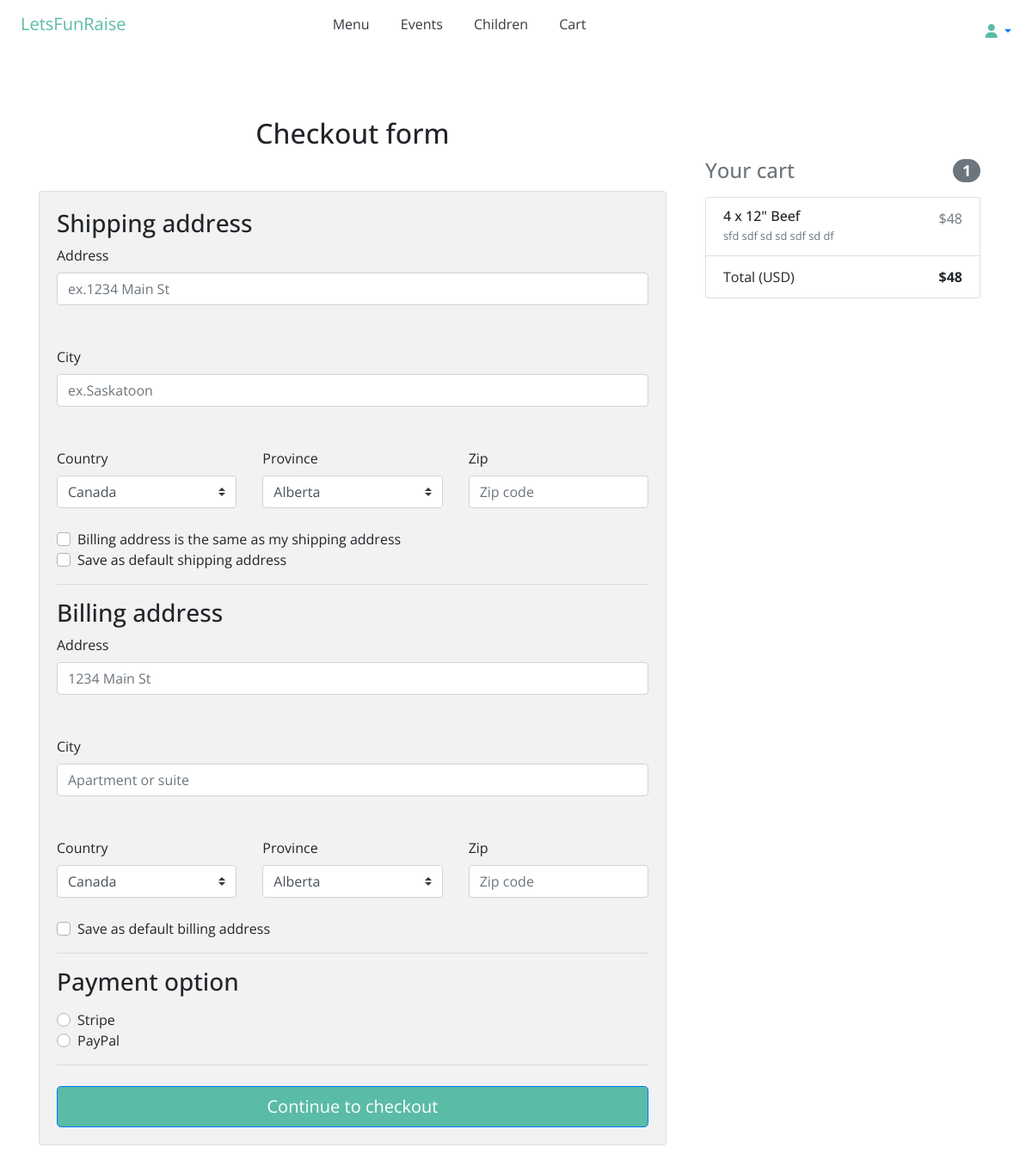
Page /order/checkout/ (signed in) on the earlier database version.
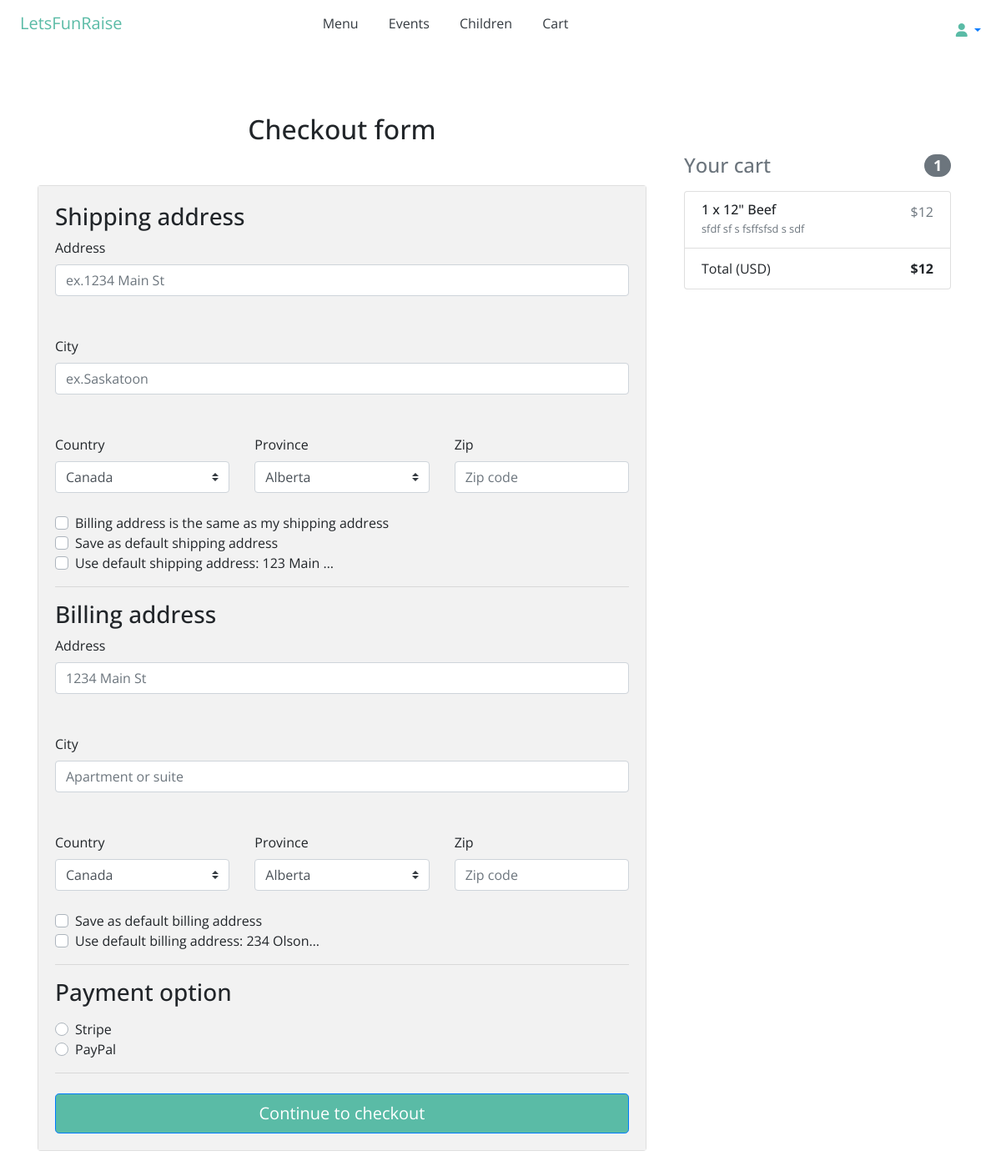
Same page on the later database version.
### parent/models.py (models this page shows, shortened)
class OrderItem(models.Model):
    user = models.ForeignKey(User, on_delete=models.CASCADE)
    ordered = models.BooleanField(default=False)
    item = models.ForeignKey(MenuItem, on_delete=models.CASCADE)
    quantity = models.IntegerField(default=1)
    def get_total_item_price(self):
        return self.quantity * self.item.price
    def get_final_price(self):
        return self.get_total_item_price()

class Order(models.Model):
    user = models.ForeignKey(User, on_delete=models.CASCADE)
    items = models.ManyToManyField(OrderItem)
    order_date = models.DateTimeField(auto_now_add=True)
    event_date = models.DateTimeField()
    ordered = models.BooleanField(default=False)
    shipping_address = models.ForeignKey(
        'Address', related_name='shipping_address', on_delete=models.SET_NULL, blank=True, null=True)
    billing_address = models.ForeignKey(
        'Address', related_name='billing_address', on_delete=models.SET_NULL, blank=True, null=True)
    def get_total(self):
        total = 0
        for order_item in self.items.all():
            total += order_item.get_total_item_price() #order_item.get_final_price()
        return total

class Address(models.Model):
    user = models.ForeignKey(settings.AUTH_USER_MODEL,
                             on_delete=models.CASCADE)
    street = models.CharField(max_length=100)
    city = models.CharField(max_length=100)
    country = models.CharField(max_length=2, choices=COUNTRY_CHOICES)
    province = models.CharField(max_length=2, choices=PROVINCE_CHOICES)
    zip = models.CharField(max_length=100)
    address_type = models.CharField(max_length=1, choices=ADDRESS_CHOICES)
    default = models.BooleanField(default=False)
    class Meta:
        verbose_name_plural = 'Addresses'

### vendor/models.py (models this page shows, shortened)
class MenuItem(models.Model): #menuitem_set -> queryset
    user = models.ForeignKey(User, default=1, null=True, on_delete=models.SET_NULL)
    title = models.CharField(max_length=120)
    slug = models.SlugField(unique=True)
    description = models.TextField(null=True, blank=True)
    price = models.IntegerField()
    category = models.CharField(choices=CATEGORY_CHOICES, max_length=1, default='M')
    label = models.CharField(choices=LABEl_CHOICES, max_length=1, default='-')

### parent/views.py (the view, shortened to what this page needs)
# urls.py: path('checkout/', CheckoutView.as_view(), name='checkout'),
class CheckoutView(View):
    def get(self, *args, **kwargs):
        try:
            order = Order.objects.get(user=self.request.user, ordered=False)
            form = CheckoutForm()
            template_name = 'order/checkout.html'
            context = {
                'form': form,
                'order': order
            }
            shipping_address_qs = Address.objects.filter(
                user=self.request.user,
                address_type='S',
                default=True
            )
            if shipping_address_qs.exists():
                context.update(
                    {'default_shipping_address': shipping_address_qs[0]})
            billing_address_qs = Address.objects.filter(
                user=self.request.user,
                address_type='B',
                default=True
            )
            if billing_address_qs.exists():
                context.update(
                    {'default_billing_address': billing_address_qs[0]})
            return render(self.request, template_name, context)
        except ObjectDoesNotExist:
            messages.warning(self.request, 'You do not have any active order')
            return redirect('/order-summary/')

### accounts/models.py (called while the page is built)
    @property
    def is_parent(self):
        return self.parent

    @property
    def is_active(self):
        return self.active

### parent/templates/order/checkout.html (shortened to what the changed rows need)
{% extends "base.html" %}
{% load crispy_forms_tags %}
{% block content %}
    <div class="container">
      <div class="row">
        <div class="col-md-8 mb-4">
          <h2 class="my-5 h2 text-center">Checkout form</h2>
          <div class="card">
            <form method="POST" class="card-body">
              {% if default_shipping_address %}
              <div class="custom-control custom-checkbox">
                <label class="custom-control-label" for="use_default_shipping">Use default shipping address: {{ default_shipping_address.street|truncatechars:10 }}</label>
              </div>
              {% endif %}
              {% if default_billing_address %}
              <div class="custom-control custom-checkbox">
                <label class="custom-control-label" for="use_default_billing">Use default billing address: {{ default_billing_address.street|truncatechars:10 }}</label>
              </div>
              {% endif %}
              <div class="d-block my-3">
                {% for value, name in form.fields.payment_option.choices %}
                <div class="custom-control custom-radio">
                  <label class="custom-control-label" for="{{ name }}">{{ name }}</label>
                </div>
                {% endfor %}
              </div>
            </form>
          </div>
        </div>
        <div class="col-md-4 mb-4 mt-5 pt-5">
          {% include "order/order_snippet.html" %}
        </div>
      </div>
    </div>
{% endblock content %}

### parent/templates/order/order_snippet.html (shortened to what this page needs)
<div class="col-md-12 mb-4">
    <h4 class="d-flex justify-content-between align-items-center mb-3">
    <span class="text-muted">Your cart</span>
    <span class="badge badge-secondary badge-pill">{{ order.items.count }}</span>
    </h4>
    <ul class="list-group mb-3 z-depth-1">
    {% for order_item in order.items.all %}
    <li class="list-group-item d-flex justify-content-between lh-condensed">
        <div>
        <h6 class="my-0">{{ order_item.quantity }} x {{ order_item.item.title}}</h6>
        <small class="text-muted">{{ order_item.item.description}}</small>
        </div>
        <span class="text-muted">${{ order_item.get_final_price }}</span>
    </li>
    {% endfor %}
    <li class="list-group-item d-flex justify-content-between">
        <span>Total (USD)</span>
        <strong>${{ order.get_total }}</strong>
    </li>
    </ul>
</div>

Differences in the rows shown:
removed OrderItem: quantity "4", item "12\" Beef", item.description "sfd sdf sd sd sdf sd df", get_final_price "48"
added Address: street "123 Main …"
added Address: street "234 Olson…"
changed Order id 1: get_total "48" → "12"
added OrderItem: quantity "1", item "12\" Beef", item.description "sfdf sf s fsffsfsd s sdf", get_final_price "12"
Other differences:
text now shown: "Use default shipping address: Use default billing address:"
